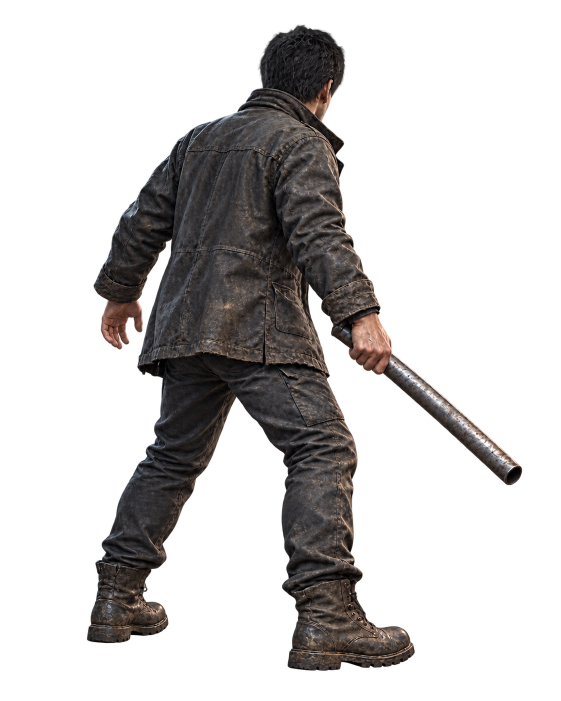
#> input picture docs/design-drafts/ui-v1-001/editable/assets/player-back-v2.png, 1122 x 1402 px (shown at 1/2 size)
$ python -i art_audit.py   (imports and definitions only)
#> lines starting #> are read from the running program, lines starting #| are printed output that depends on the picture; after the words box and inside, x2 and y2 are one past the last pixel; in counts of white or black regions, pixels touching at a corner belong together
"""Measure method proofs; QA composites are not replacement assets."""
import argparse, hashlib, json, shutil
from pathlib import Path
from PIL import Image, ImageChops, ImageDraw
N=Path(__file__).resolve().parents[1];D=N.parent
# [13 lines left out: function components, not called in this run]
def info(p):
#> called with p = '../../editable/assets/player-back-v2.png'
    im=Image.open(p).convert('RGBA');a=im.getchannel('A');hist=a.histogram();w,h=im.size
#> in info, im is the input picture: PIL image 1122x1402 RGBA; mean R, G, B, A 18.2, 16.2, 15.7, 69.1
#> after `a = im.getchannel('A')`:
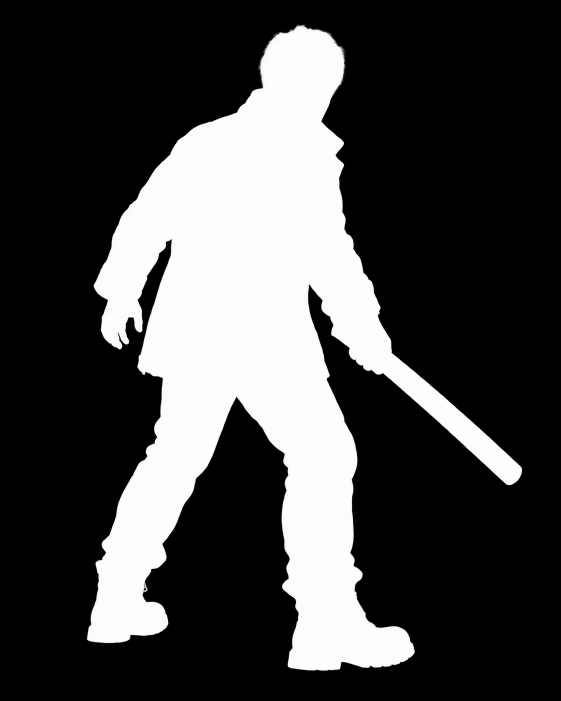
#> a: PIL image 1122x1402 L (shown at 1/2 size); min 0, max 255, mean 69.1
#> after `hist = a.histogram()`: hist = 256 values, max 1122735 at index 0, min 23 at index 89, mean 6144.7
#> after `w, h = im.size`: w = 1122; h = 1402
    edge=Image.new('L',im.size,255);ImageDraw.Draw(edge).rectangle((8,8,w-9,h-9),fill=0)
#> after `edge = Image.new('L', im.size, 255)`: edge: PIL image 1122x1402 L; every value is 255
#> after `ImageDraw.Draw(edge).rectangle((8, 8, w - 9, h - 9), fill=0)`:
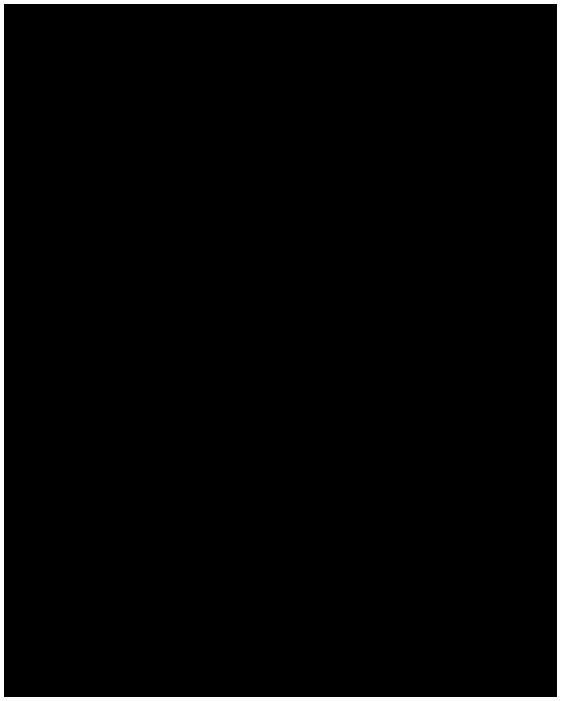
#> edge: PIL image 1122x1402 L (shown at 1/2 size); 2.6% white; 1 white region, box (x1, y1, x2, y2) and area: (0, 0, 1122, 1402) 40128
    outer=sum(ImageChops.multiply(a,edge).histogram()[1:])
#> outer = 0
#> (the run stopped early here; a loop or call above may not have finished)
